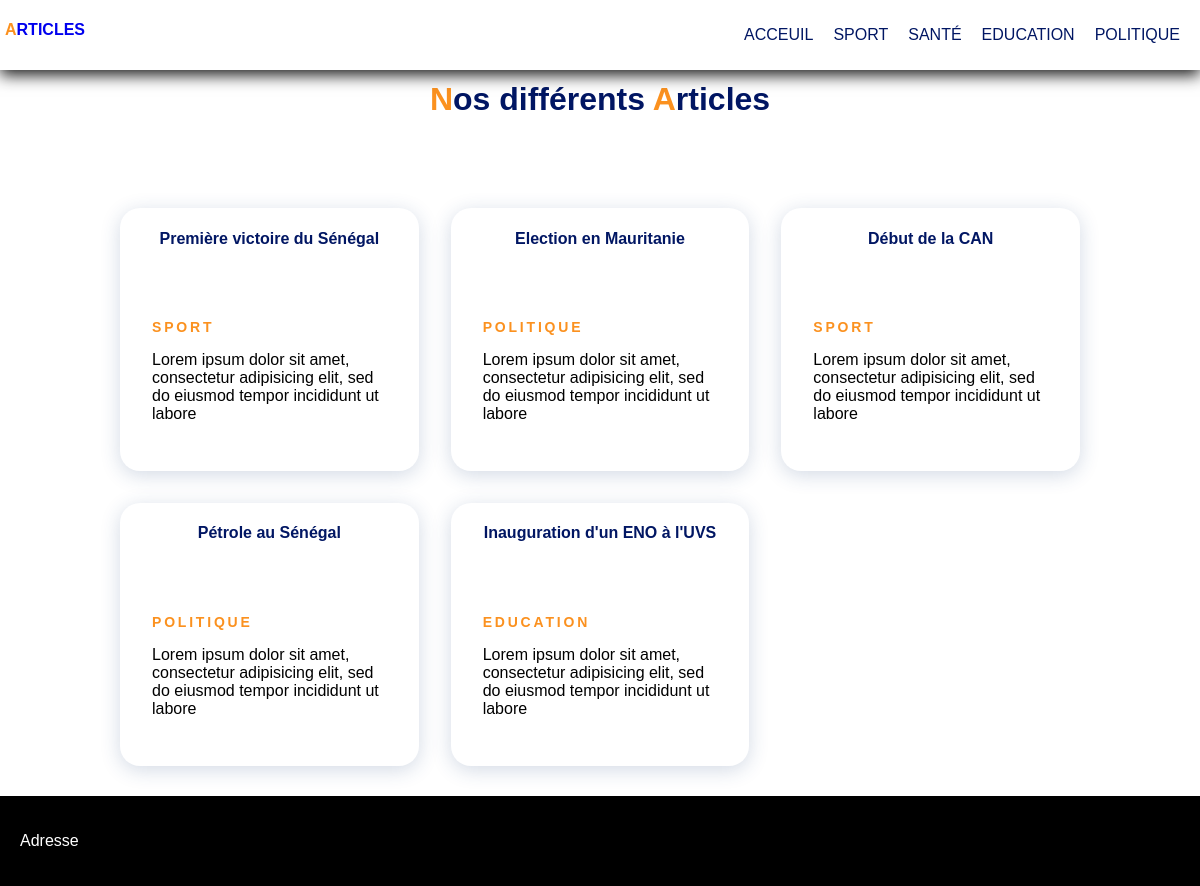
The page / on the database its author committed.
### tables this page shows
CREATE TABLE Categorie(
	id int primary key auto_increment,
	libelle varchar(20)
);

CREATE TABLE Article(
	id int primary key auto_increment,
	titre varchar(255),
	contenu text,
	dateCreation datetime DEFAULT NOW(),
	dateModification datetime DEFAULT NOW(),
	categorie int
);

### index.php (the view, shortened to what this page needs)
<?php
function afficher_article()
{
	if(require("db/Connexiondb.php"))
	{
   $req=$DB->prepare("SELECT * , c.libelle as titreCat FROM article a LEFT JOIN categorie c ON  c.id=a.categorie  ORDER BY a.dateCreation DESC");
        $req->execute();
        $data = $req->fetchAll(PDO::FETCH_OBJ);
        return $data;
    }
}
$articles = afficher_article();
function afficher_categorie()
{
	if(require("db/Connexiondb.php"))
	{
		$req=$DB->prepare("SELECT * FROM categorie ");
        $req->execute();
        $data = $req->fetchAll(PDO::FETCH_OBJ);
        return $data;
    }
}
$categories = afficher_categorie();
?>
<!DOCTYPE html>
<html>
<head>
	<link rel="stylesheet" type="text/css" href="css/main.css ">
</head>
<body>
		<header>
			<nav>
				<div class="logo">
					<p><a href="index.php"><span>A</span>RTICLES</a></p>
				</div>
				<div class="menu">
					<ul>
						<a href="index.php"><li>Acceuil</li></a>
						<?php foreach ($categories as $categorie): ?>
						<a href="index.php?IdCat=<?= ($categorie->id)?>"><li><?= ($categorie->libelle)?></li></a>
						<?php endforeach;?>
					</ul>
				</div>
			</nav>
		</header>
		<h1 ><span>N</span>os différents <span>A</span>rticles</h1>
		<div class="site-container">
			<div class="article-container">
				<?php foreach ($articles as $article): ?>
				<article class="article-card">
					<h4 class="card-title"><?= ($article->titre)?></h4>
					<figure class="article-image">
					</figure>
					<div class="article-content">
						<a href="" class="card-category"><?= ($article->titreCat)?></a>
						<p><?= nl2br(htmlentities (substr($article->contenu,0 ,100))) ?></p>
					</div>
				</article>
			    <?php endforeach;?>
			</div>
		</div>
			<footer>
				<div class="first_line" id="contact">
					<div class="contact">
						<p>Adresse</p>
					</div>
				</div>
			</footer>
</body>
</html>

### css/main.css (style rules this page uses)
body { margin: 0; padding: 0; box-sizing: border-box; font-family : 'Quicksand', sans-serif ; scroll-behavior: smooth; }
a,button,.submit { cursor: pointer; text-decoration: none; }
nav { width: 100%; position:fixed ; top: 0px; background-color: #fff; display: flex; box-shadow: 0px 5px 15px 0px #181818; }
.logo { flex: 1; padding: 5px; color: #011663; font-weight: bold; }
.logo span { color: #fb911f; }
.menu { padding: 5px; }
.menu ul { display: flex; list-style: none; float: right; }
.menu ul li { color:#011663 ; margin-right: 10px; text-transform: uppercase; padding: 5px; border-radius: 5px 5px; }
h1 { flex: 1; padding: 60px; color: #011663; text-align: center; font-weight: bold; }
h1 span { color: #fb911f; }
.site-container { margin: 30px auto; height: auto; max-width: 1300px ; width: 80%; }
.article-container { display: grid; grid-template-columns: repeat(auto-fill,minmax(256px, 1fr)); gap: 2rem; }
article { background: white ; border-radius: 20px; transition: 0.3s; box-shadow: 0 4px 20px 0 rgb(34, 68, 123,0.2); cursor: pointer; }
h4 { color: #011663; text-align: center; }
figure { margin: 0; padding: 0; overflow: hidden; }
.article-content { padding: 2rem; }
.article-content a { font-size: 0.875rem; text-transform: uppercase; letter-spacing: 0.2em; font-weight: 600;color: #fb911f; display:block; text-decoration: none; }
footer { display: flex; flex-direction: column; }
footer .first_line { padding: 20px; background-color: #000; color: #fff; display: flex; flex-direction: row; }
.contact,.join_us { flex: 4; }

### rows shown on the page
categorie: libelle "SPORT"
categorie: libelle "SANTÉ"
categorie: libelle "EDUCATION"
categorie: libelle "POLITIQUE"
article: titre "Première victoire du Sénégal", categorie.libelle "SPORT", contenu "Lorem ipsum dolor sit amet, consectetur adipisicing elit, sed do eiusmod tempor incididunt ut labore"
article: titre "Election en Mauritanie", categorie.libelle "POLITIQUE", contenu "Lorem ipsum dolor sit amet, consectetur adipisicing elit, sed do eiusmod tempor incididunt ut labore"
article: titre "Début de la CAN", categorie.libelle "SPORT", contenu "Lorem ipsum dolor sit amet, consectetur adipisicing elit, sed do eiusmod tempor incididunt ut labore"
article: titre "Pétrole au Sénégal", categorie.libelle "POLITIQUE", contenu "Lorem ipsum dolor sit amet, consectetur adipisicing elit, sed do eiusmod tempor incididunt ut labore"
article: titre "Inauguration d'un ENO à l'UVS", categorie.libelle "EDUCATION", contenu "Lorem ipsum dolor sit amet, consectetur adipisicing elit, sed do eiusmod tempor incididunt ut labore"
